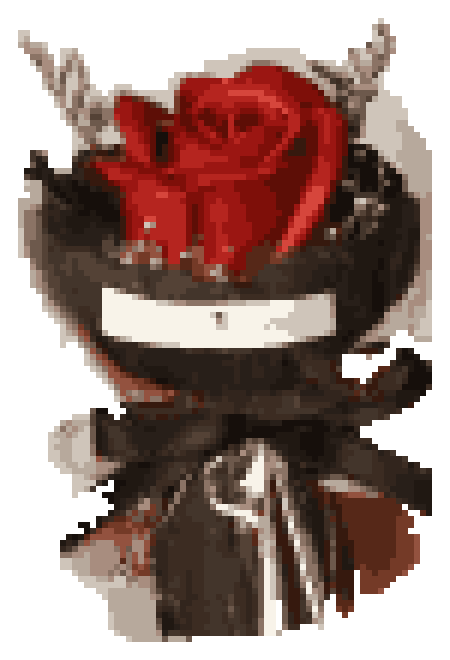

Recreate this plot in Python.
# 像素风「包装红玫瑰」素材：只去掉【手】和【灰色背景】，保留花头+花下面的包装纸。
# 高分辨率像素化(清晰不糊) + 专用调色板 + 硬边透明轮廓 + 最近邻放大。
import numpy as np
from PIL import Image
from collections import deque
import base64, os

SRC = r"E:\悦\website\微信图片_20261116110020_240_102.jpg"
OUT = r"E:\悦\website"
a = np.asarray(Image.open(SRC).convert("RGB")).astype(np.int16)
H,W,_=a.shape
af=a.astype(float); R,G,B=af[...,0],af[...,1],af[...,2]
mx=af.max(2); mn=af.min(2); d=mx-mn
chroma=mx-mn
V=mx/255.0; S=np.where(mx>0,d/np.maximum(mx,1),0)
hue=np.zeros((H,W)); m=d>0
i=m&(mx==R); hue[i]=(60*((G-B)/np.maximum(d,1))%360)[i]
i=m&(mx==G); hue[i]=(60*((B-R)/np.maximum(d,1))+120)[i]
i=m&(mx==B); hue[i]=(60*((R-G)/np.maximum(d,1))+240)[i]
hue%=360
yy,xx=np.mgrid[0:H,0:W]

def dilate(m,it=1):
    r=m.copy()
    for _ in range(it):
        p=np.pad(r,1,constant_values=False)
        r=(p[:-2,1:-1]|p[2:,1:-1]|p[1:-1,:-2]|p[1:-1,2:]|p[1:-1,1:-1]|p[:-2,:-2]|p[:-2,2:]|p[2:,:-2]|p[2:,2:])
    return r
def erode(m,it=1):
    r=m.copy()
    for _ in range(it):
        p=np.pad(r,1,constant_values=True)
        r=(p[:-2,1:-1]&p[2:,1:-1]&p[1:-1,:-2]&p[1:-1,2:]&p[1:-1,1:-1]&p[:-2,:-2]&p[:-2,2:]&p[2:,:-2]&p[2:,2:])
    return r
def largest(m):
    lab=np.zeros((H,W),np.int32);cur=0;best=0;bid=0
    for sy in range(H):
        for sx in range(W):
            if m[sy,sx] and lab[sy,sx]==0:
                cur+=1;q=deque([(sy,sx)]);lab[sy,sx]=cur;c=0
                while q:
                    y,x=q.popleft();c+=1
                    for dy,dx in((1,0),(-1,0),(0,1),(0,-1)):
                        ny,nx=y+dy,x+dx
                        if 0<=ny<H and 0<=nx<W and m[ny,nx] and lab[ny,nx]==0:
                            lab[ny,nx]=cur;q.append((ny,nx))
                if c>best:best=c;bid=cur
    return lab==bid,best
def fill_holes(m):
    inv=~m;reach=np.zeros_like(inv);q=deque()
    for x in range(W):
        for y in(0,H-1):
            if inv[y,x] and not reach[y,x]:reach[y,x]=True;q.append((y,x))
    for y in range(H):
        for x in(0,W-1):
            if inv[y,x] and not reach[y,x]:reach[y,x]=True;q.append((y,x))
    while q:
        y,x=q.popleft()
        for dy,dx in((1,0),(-1,0),(0,1),(0,-1)):
            ny,nx=y+dy,x+dx
            if 0<=ny<H and 0<=nx<W and inv[ny,nx] and not reach[ny,nx]:
                reach[ny,nx]=True;q.append((ny,nx))
    return m|(inv&~reach)

# 1) 主体 = 非灰背景(灰背景 chroma≈2)；填洞补上白包装纸内部
subject=fill_holes(chroma>8)
# 2) 手 = 肤色(宽范围:色相6-52,饱和0.10-0.64,亮度0.32-1.0，含浅手腕/高光/阴影)。
#    包装纸是白纸(S<0.10)或深色(V<0.32)、花头是高饱和红(S>0.64)，都不落入肤色范围。
skin=(hue>=6)&(hue<=52)&(S>=0.20)&(S<=0.64)&(V>=0.32)
keep=subject&~skin
keep&=(xx<535)&(yy<632)   # 纸筒右缘~x520、底~y620；切掉右侧手与下方手腕(奶油包装纸S0.13-0.16由S>=0.20保护)
# 3) 清理：最大连通域(整支包装花) -> 填洞(补回包装纸内部误删的肤色像素) -> 闭运算平滑
keep,area=largest(keep)
keep=fill_holes(keep)
keep=erode(dilate(keep,1),1)
keep=fill_holes(keep)

ys,xs=np.where(keep); bb=(int(xs.min()),int(ys.min()),int(xs.max()),int(ys.max()))
print("subject area",area,f"({area/(H*W)*100:.1f}%) bbox",bb,"w",bb[2]-bb[0],"h",bb[3]-bb[1])
print("hand region kept px (x>560,y>520):",int(keep[520:,560:].sum()))
print("wrap region kept px (x300-450,y450-580):",int(keep[450:580,300:450].sum()))
print("bloom region kept px (x300-450,y240-360):",int(keep[240:360,300:450].sum()))
print("shape map:")
N=24
for i in range(N):
    print("".join("#" if keep[i*H//N:(i+1)*H//N,j*W//N:(j+1)*W//N].mean()>0.4 else ("+" if keep[i*H//N:(i+1)*H//N,j*W//N:(j+1)*W//N].mean()>0.05 else " ") for j in range(N)))

pad=12
x0=max(0,bb[0]-pad);y0=max(0,bb[1]-pad);x1=min(W,bb[2]+pad);y1=min(H,bb[3]+pad)
rgb=a[y0:y1,x0:x1].astype(np.uint8); mk=keep[y0:y1,x0:x1]; bh,bw=mk.shape
Image.fromarray(np.dstack([rgb,(mk*255).astype(np.uint8)]),"RGBA").save(os.path.join(OUT,"flower_source.png"))

def kmeans(X,k,iters=30,seed=1):
    rng=np.random.default_rng(seed); C=X[rng.choice(len(X),k,replace=False)].astype(float).copy()
    for _ in range(iters):
        dd=((X[:,None,:]-C[None,:,:])**2).sum(2); lab=dd.argmin(1)
        for j in range(k):
            p=X[lab==j]
            if len(p):C[j]=p.mean(0)
    return C
def pixelate(rgb,mk,grid,colors):
    bh,bw=mk.shape
    if bw>=bh: gw=grid; gh=max(1,round(grid*bh/bw))
    else: gh=grid; gw=max(1,round(grid*bw/bh))
    small=np.asarray(Image.fromarray(rgb).resize((gw,gh),Image.BOX)).astype(float)
    ma=np.asarray(Image.fromarray((mk*255).astype(np.uint8)).resize((gw,gh),Image.BOX)).astype(float)
    flower=ma>128; cells=small[flower]; pal=kmeans(cells,min(colors,len(cells)))
    dd=((cells[:,None,:]-pal[None,:,:])**2).sum(2); assign=dd.argmin(1)
    gr=np.zeros((gh,gw,3),np.uint8); ga=np.zeros((gh,gw),np.uint8)
    fy,fx=np.where(flower); gr[fy,fx]=pal[assign].astype(np.uint8); ga[fy,fx]=255
    block=6
    big=Image.fromarray(np.dstack([gr,ga]),"RGBA").resize((gw*block,gh*block),Image.NEAREST)
    return big,pal,(gw,gh)

big,pal,(gw,gh)=pixelate(rgb,mk,110,22)
big.save(os.path.join(OUT,"pixel_flower.png"))
print("pixel grid",gw,"x",gh,"display",big.size)
print("palette:",[('#%02x%02x%02x'%tuple(int(v) for v in c)) for c in pal])
def checker(size,cell=14):
    w,h=size;yy,xx=np.mgrid[0:h,0:w];c=((xx//cell+yy//cell)%2).astype(np.uint8)
    g=np.where(c==0,238,208).astype(np.uint8);return Image.fromarray(np.stack([g]*3,-1),"RGB")
cb=checker(big.size);cb.paste(big,(0,0),big);cb.save(os.path.join(OUT,"pixel_flower_checker.png"))
wh=Image.new("RGB",big.size,(255,255,255));wh.paste(big,(0,0),big);wh.save(os.path.join(OUT,"pixel_flower_white.png"))
b64=base64.b64encode(open(os.path.join(OUT,"flower_source.png"),"rb").read()).decode()
open(os.path.join(OUT,"_bloom_b64.txt"),"w").write(b64)
print("source crop",(bw,bh),"b64 len",len(b64))
